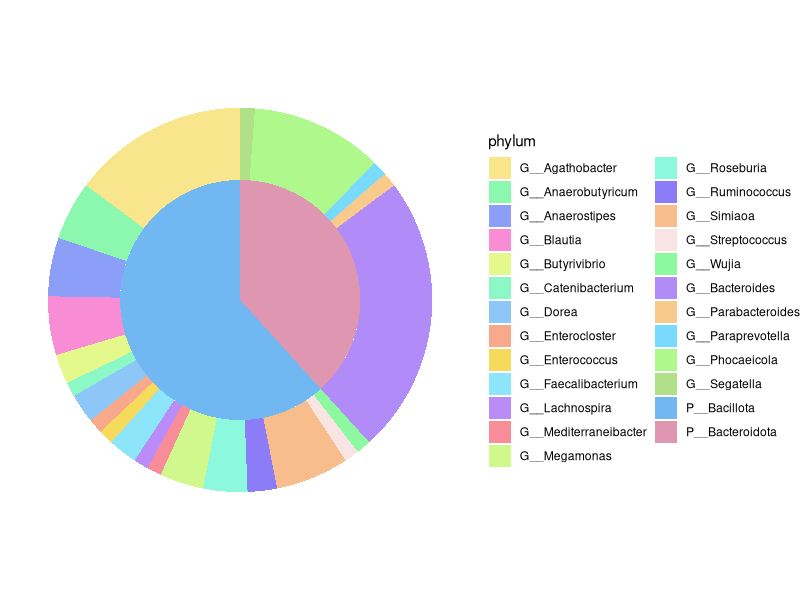
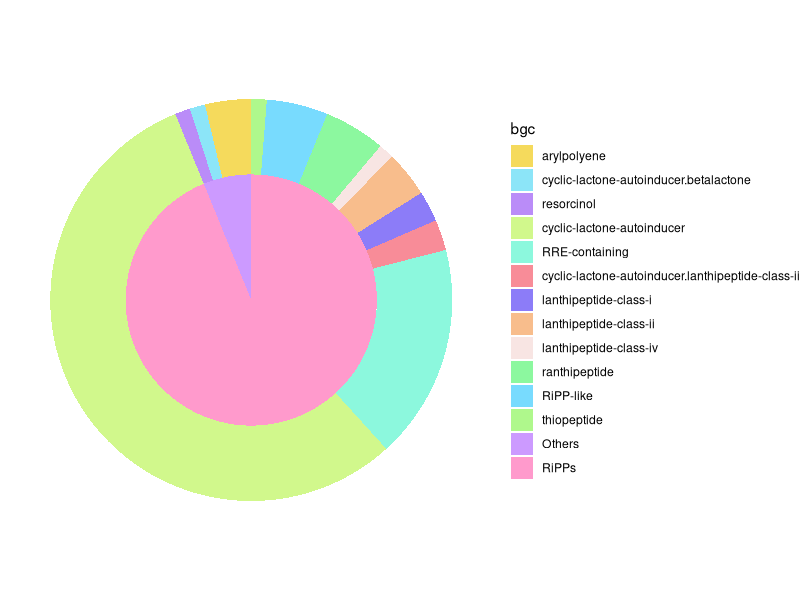
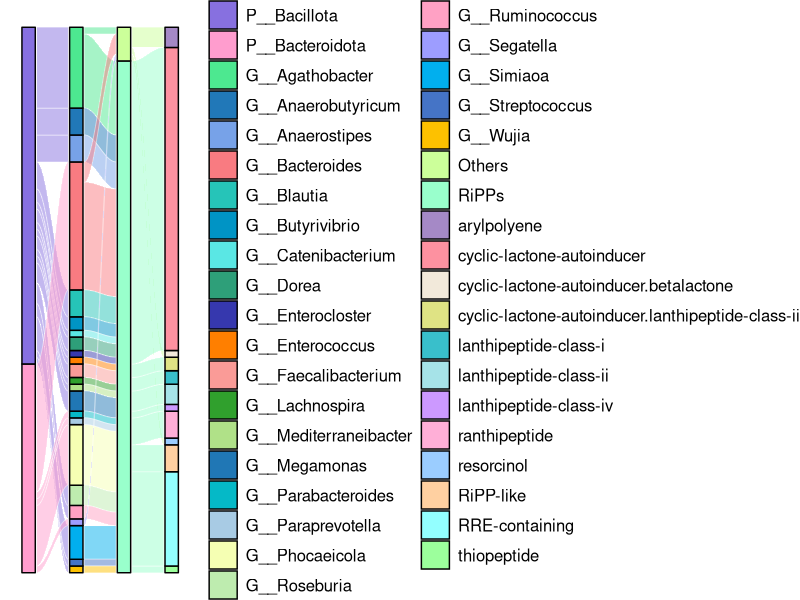
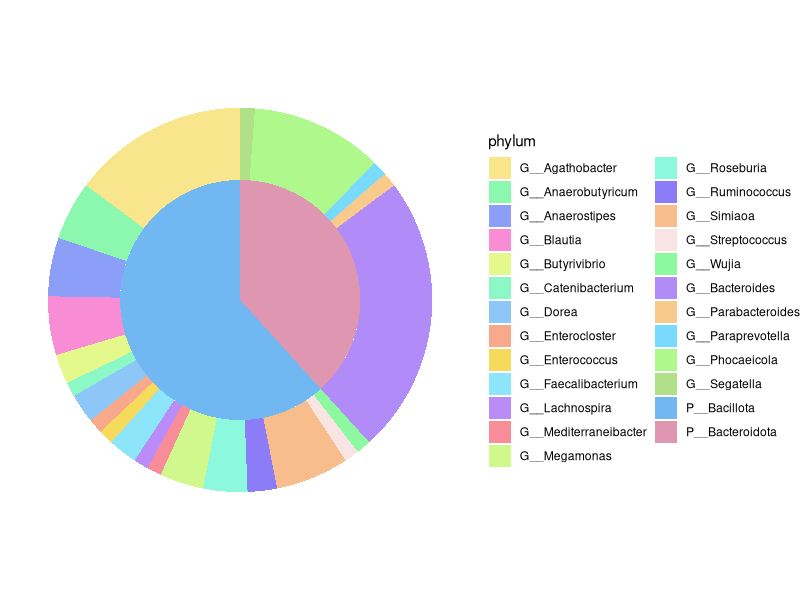
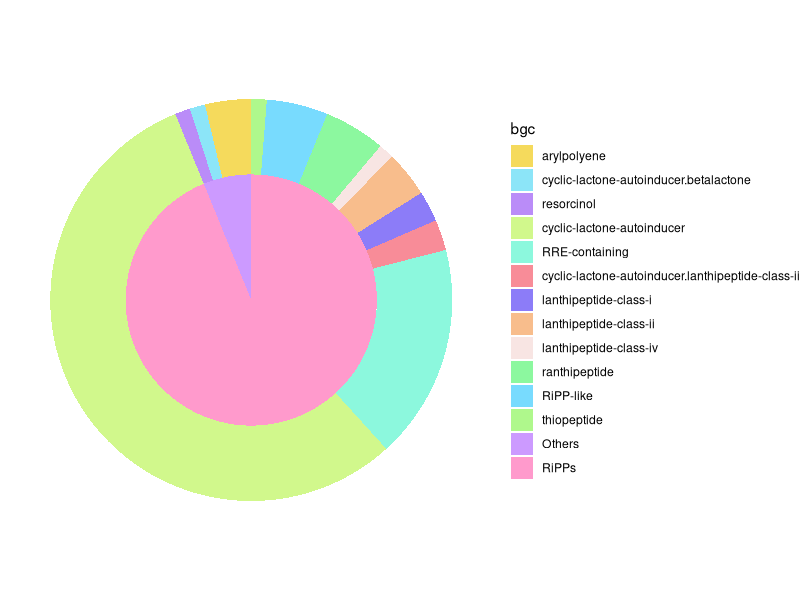

Write R code to recreate these figures, in order.
library(ggplot2)
library(readxl)
library(ggalluvial)
library(RColorBrewer)
df_humanall<- read_xlsx('humangut_all.xlsx')
df_humanhgt <- read_xlsx('humangut_htBGC.xlsx')
DFhumanhgt <- df_humanhgt[,c("phylum","genus","BGC","type")]#BGC大类，type小类

#*(A)
df <- to_lodes_form(DFhumanhgt[,1:ncol(DFhumanhgt)],axes = 1:ncol(DFhumanhgt),id = "value")
cString3 <- c('#8770E0' ,'#FF9DCE', 
              '#4DE890', '#2178B8', '#77A2E8', '#f97b81', '#26C4B8', '#0094C5',
              '#5AE7E4', '#2E9F79', '#3638AE', '#FF7F00', '#FA9B97', '#30A02D',
              '#B0E188', '#2077B5', '#05B9C7', '#A8CBE4', '#F5FFB3', '#BEECAF',
              '#FFA1C4', '#9D9DFF', '#01AFEE', '#4574C6', '#FDC100', 
              "#CCFF9A", '#99FFCC',
              '#A589C6', '#FD91A0', '#F2E9DA', '#DFE384', '#39BFCB', '#A6E3E8', 
              '#CC99FF', '#FFAFD7', '#9BCDFF', '#FFD0A1', '#93FFFF', '#9CFF9C')
p2 <- ggplot(df, aes(x = x, fill=stratum, label=stratum,
                     stratum = stratum, alluvium  = value))+
  geom_flow(linewidth = 0.3,
            curve_type = "sine",
            alpha = 0.5,
            color = 'white',
            size = 0.1)+
  geom_stratum(width = 0.28)+
  #geom_text(stat = 'stratum', size = 2, color = 'black')+
  scale_fill_manual(values = cString3)+
  #scale_fill_manual('Set3')+
  theme_void()+
  theme(legend.position = 'right',
        legend.box = "horizontal",
        legend.title = element_blank(),
        legend.text = element_text(size = 12),
        legend.key.size = unit(1.5, "lines"))
ggsave(p2,filename = "sankey_humangut_htBGC3.svg",width = 15, height = 15, units = "in",dpi = 300)

#*(B)
dat <- aggregate(DFhumanhgt$phylum, by = list(DFhumanhgt$phylum,DFhumanhgt$genus), FUN = length)
names(dat) <- c('phylum','genus','value')
dat$genus <- factor(dat$genus, levels = c("G__Agathobacter","G__Anaerobutyricum",'G__Anaerostipes','G__Blautia','G__Butyrivibrio',
                                          'G__Catenibacterium', "G__Dorea", "G__Enterocloster", 
                                          "G__Enterococcus", "G__Faecalibacterium",
                                          "G__Lachnospira", "G__Mediterraneibacter", "G__Megamonas",
                                          "G__Roseburia",'G__Ruminococcus','G__Simiaoa','G__Streptococcus','G__Wujia',
                                          'G__Bacteroides','G__Parabacteroides','G__Paraprevotella',
                                          'G__Phocaeicola','G__Segatella'))

dat1 = aggregate(dat$value, by = list(dat$phylum), FUN = sum)
dat1$per1 = dat1$x / sum(dat1$x)
for (i in seq(nrow(dat1), 1)) {
  if (i == nrow(dat1)) {
    dat1$per.y1[i] = dat1$per1[i] / 2
  }else{
    dat1$per.y1[i] = sum(dat1$per1[(i + 1):nrow(dat1)]) + dat1$per1[i] / 2
  }
}
dat1$label1 = paste(dat1$Group.1,'(',round(dat1$per1*100, 2),'%',')', sep = '')
dat = merge(dat, dat1[,c(1,3,4,5)], by.x = 'phylum', by.y = 'Group.1')
dat2 = aggregate(dat$value, by = list(dat$genus), FUN = sum)
dat2$per2 = dat2$x / sum(dat2$x)
for (i in seq(nrow(dat2), 1)) {
  if (i == nrow(dat2)) {
    dat2$per.y2[i] = dat2$per2[i] / 2
  }else{
    dat2$per.y2[i] = sum(dat2$per2[(i + 1):nrow(dat2)]) + dat2$per2[i] / 2
  }
}
dat2$label2 = paste(dat2$Group.1,'(',round(dat2$per2*100, 2),'%',')', sep = '')
dat = merge(dat, dat2[,c(1,3,4,5)], by.x = 'genus', by.y = 'Group.1')
mycol <- c("#F8E58C", "#8CF8AF", "#8C9FF8", "#F88CD5", "#E5F88C", "#8CF8C6", "#8CC7F8", "#F8A98C", 
           "#F5DA5C", "#8CE5F8", "#BA8CF8", "#F88C98", "#D1F88C", "#8CF8DD", "#8C7CF8", "#F8BD8C", 
           "#F8E5E3", "#8CF89F", "#B18CF8", "#F8CA8C", "#78DBFE", "#AFF88C",
           '#B0E188','#71B7F1' ,'#DF97B1')
p_pie_phylum <- ggplot(dat) +
  geom_bar(aes(x=3, 
               ifelse(phylum == 'P__Bacillota', per1/18, per1/5),
               fill = phylum), 
           stat = 'identity', width = 2.5) +
  #geom_text(aes(3, as.numeric(per.y1),label = label1),size = 2.5, color = 'black') +
  geom_bar(aes(x= 5, per2, fill = genus),stat = 'identity', width = 1.5) +
  #geom_text(aes(x=5, as.numeric(per.y2), label = label2),size =2.5, color = 'black') +
  scale_y_continuous(labels = scales::percent,limits = c(0, 1)) +
  coord_polar(theta = "y") +
  theme_void() +
  scale_fill_manual(values = mycol)+ 
  theme(legend.position = 'right')
p_pie_phylum
ggsave("p_pie_phylum2.svg",p_pie_phylum,width = 15, height = 15, units = "in",dpi = 300)

#*(C)
dat_bgc <- aggregate(DFhumanhgt$BGC, by = list(DFhumanhgt$BGC,DFhumanhgt$type), FUN = length)
names(dat_bgc) <- c('bgc','type','value')
dat_bgc$type <- factor(dat_bgc$type, levels = c("arylpolyene", 
                                                "cyclic-lactone-autoinducer.betalactone",
                                                "resorcinol",
                                                'cyclic-lactone-autoinducer','RRE-containing',
                                                'cyclic-lactone-autoinducer.lanthipeptide-class-ii',
                                                'lanthipeptide-class-i','lanthipeptide-class-ii','lanthipeptide-class-iv',
                                                'ranthipeptide','RiPP-like','thiopeptide'))

dat_bgc1 = aggregate(dat_bgc$value, by = list(dat_bgc$bgc), FUN = sum)
dat_bgc1$per1 = dat_bgc1$x / sum(dat_bgc1$x)
for (i in seq(nrow(dat_bgc1), 1)) {
  if (i == nrow(dat_bgc1)) {
    dat_bgc1$per.y1[i] = dat_bgc1$per1[i] / 2
  }else{
    dat_bgc1$per.y1[i] = sum(dat_bgc1$per1[(i + 1):nrow(dat_bgc1)]) + dat_bgc1$per1[i] / 2
  }
}
dat_bgc1$label1 = paste(dat_bgc1$Group.1,'(',round(dat_bgc1$per1*100, 2),'%',')', sep = '')
dat_bgc = merge(dat_bgc, dat_bgc1[,c(1,3,4,5)], by.x = 'bgc', by.y = 'Group.1')
dat_bgc2 = aggregate(dat_bgc$value, by = list(dat_bgc$type), FUN = sum)
dat_bgc2$per2 = dat_bgc2$x / sum(dat_bgc2$x)
for (i in seq(nrow(dat_bgc2), 1)) {
  if (i == nrow(dat_bgc2)) {
    dat_bgc2$per.y2[i] = dat_bgc2$per2[i] / 2
  }else{
    dat_bgc2$per.y2[i] = sum(dat_bgc2$per2[(i + 1):nrow(dat_bgc2)]) + dat_bgc2$per2[i] / 2
  }
}
dat_bgc2$label2 = paste(dat_bgc2$Group.1,'(',round(dat_bgc2$per2*100, 2),'%',')', sep = '')
dat_bgc = merge(dat_bgc, dat_bgc2[,c(1,3,4,5)], by.x = 'type', by.y = 'Group.1')
mybgccol <- c("#F5DA5C", "#8CE5F8", "#BA8CF8", "#D1F88C", "#8CF8DD","#F88C98",  "#8C7CF8", "#F8BD8C", 
              "#F8E5E3", "#8CF89F",  "#78DBFE", "#AFF88C",
              "#CC9AFF", "#FF9ACC")
p_pie_BGC <- ggplot(dat_bgc) +
  geom_bar(aes(x=3, 
               ifelse(bgc == 'Others', per1/3, per1/9),
               fill = bgc), 
           stat = 'identity', width = 2.5) +
  #geom_text(aes(3, as.numeric(per.y1),label = label1),size = 2.5, color = 'black') +
  geom_bar(aes(x= 5, per2, fill = type),stat = 'identity', width = 1.5) +
  #geom_text(aes(x=5, as.numeric(per.y2), label = label2),size =2.5, color = 'black') +
  scale_y_continuous(labels = scales::percent) +
  coord_polar(theta = "y") + 
  theme_void() +
  scale_fill_manual(values = mybgccol)+  
  theme(legend.position = 'right') 
p_pie_BGC
ggsave("p_pie_BGC2.svg",p_pie_BGC,width = 15, height = 15, units = "in",dpi = 300)

